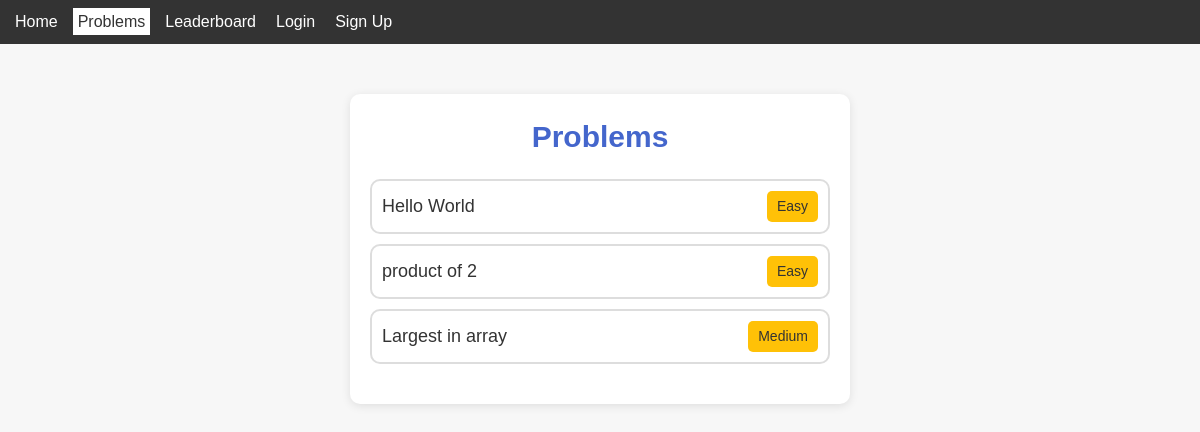
The app's page /problems/ with its own data.
### judge/models.py (models this page shows, shortened)
class Problem(models.Model):
    DIFFICULTY_CHOICES = [('Easy', 'Easy'),('Medium', 'Medium'),('Hard', 'Hard'),] #(value ,human readable) value is used when querying
    title = models.CharField(max_length=255)
    statement = models.TextField()
    time_limit = models.IntegerField(default=2, help_text="in seconds")
    difficulty = models.CharField(max_length=10, choices=DIFFICULTY_CHOICES ,null=True)#null = True denotes we can hsve no value or null

### judge/views.py (the view)
# urls.py: path('problems/', views.problems, name='problems'),
def problems(request):
    problems = Problem.objects.all()  # Retrieve all problems from the Problem model
    return render(request, 'problems.html', {'problems': problems})

### judge/templates/problems.html
{% extends 'base.html' %}
{% load static %}
{% block content %}
<link rel="stylesheet" href="{% static 'problems.css' %}">
  <div class="container">
    <h1 class="pagetitle">Problems</h1>
    <ul class="problem-list">
      {% for problem in problems %}
        <li class="problem">
          <a href="{% url 'problem_description' problem.id %}" class="problem-link">
            <span class="problem-name">{{ problem.title }}</span>
            <span class="difficulty">{{ problem.difficulty }}</span>
          </a>
        </li>
      {% endfor %}
    </ul>
  </div>
{% endblock %}

### static/problems.css (style rules this page uses)
body, h1, h2, ul, li, a { margin: 0; padding: 0; list-style: none; text-decoration: none; }
body { font-family: Arial, sans-serif; background-color: #f7f7f7; }
.container { border-radius: 10px; padding: 20px; width: 500px; background-color: #fff; box-shadow: 0 2px 10px rgba(0, 0, 0, 0.1); text-align: center; margin: 0 auto; margin-top: 50px; }
.pagetitle { color: #4466cc; font-size: 30px; margin-bottom: 20px; }
.problem-list { padding: 0; margin: 20px 0; }
.problem { border: 2px solid #ddd; border-radius: 10px; padding: 10px; display: flex; justify-content: space-between; align-items: center; margin: 10px 0; transition: background-color 0.3s, border-color 0.3s; }
.problem-link { color: inherit; display: flex; justify-content: space-between; align-items: center; width: 100%; }
.problem-name { font-size: 18px; color: #333; margin-right: 10px; }
.difficulty { background-color: #ffc107; color: #333; border-radius: 5px; font-size: 14px; padding: 5px 10px; }

### judge/templates/base.html (style rules this page uses)
* { margin:0;padding:0;box-sizing:border-box }
body { font-family:Arial,sans-serif;line-height:1.5 }

### records on screen
Problem: title "Hello World", difficulty "Easy"
Problem: title "product of 2", difficulty "Easy"
Problem: title "Largest in array", difficulty "Medium"
